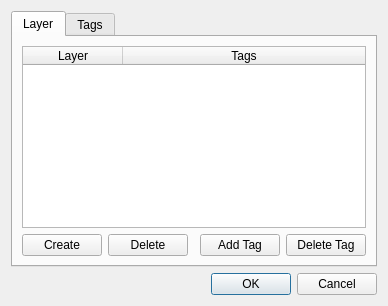
<?xml version="1.0" encoding="UTF-8"?>
<ui version="4.0">
 <class>LayerManager</class>
 <widget class="QDialog" name="LayerManager">
  <property name="geometry">
   <rect>
    <x>0</x>
    <y>0</y>
    <width>387</width>
    <height>306</height>
   </rect>
  </property>
  <property name="windowTitle">
   <string>MuseScore: Layer</string>
  </property>
  <layout class="QVBoxLayout" name="verticalLayout">
   <item>
    <widget class="QTabWidget" name="tabWidget">
     <property name="currentIndex">
      <number>0</number>
     </property>
     <widget class="QWidget" name="tab">
      <attribute name="title">
       <string>Layer</string>
      </attribute>
      <layout class="QGridLayout" name="gridLayout">
       <item row="1" column="0">
        <widget class="QPushButton" name="createButton">
         <property name="text">
          <string>Create</string>
         </property>
        </widget>
       </item>
       <item row="1" column="1">
        <widget class="QPushButton" name="deleteButton">
         <property name="text">
          <string>Delete</string>
         </property>
        </widget>
       </item>
       <item row="1" column="2">
        <spacer name="horizontalSpacer">
         <property name="orientation">
          <enum>Qt::Horizontal</enum>
         </property>
         <property name="sizeHint" stdset="0">
          <size>
           <width>40</width>
           <height>20</height>
          </size>
         </property>
        </spacer>
       </item>
       <item row="0" column="0" colspan="5">
        <widget class="QTableWidget" name="layers">
         <property name="selectionMode">
          <enum>QAbstractItemView::SingleSelection</enum>
         </property>
         <property name="selectionBehavior">
          <enum>QAbstractItemView::SelectRows</enum>
         </property>
         <property name="showGrid">
          <bool>false</bool>
         </property>
         <property name="cornerButtonEnabled">
          <bool>false</bool>
         </property>
         <attribute name="horizontalHeaderStretchLastSection">
          <bool>true</bool>
         </attribute>
         <attribute name="verticalHeaderVisible">
          <bool>false</bool>
         </attribute>
         <column>
          <property name="text">
           <string>Layer</string>
          </property>
         </column>
         <column>
          <property name="text">
           <string>Tags</string>
          </property>
         </column>
        </widget>
       </item>
       <item row="1" column="3">
        <widget class="QPushButton" name="addTagButton">
         <property name="text">
          <string>Add Tag</string>
         </property>
        </widget>
       </item>
       <item row="1" column="4">
        <widget class="QPushButton" name="deleteTagButton">
         <property name="text">
          <string>Delete Tag</string>
         </property>
        </widget>
       </item>
      </layout>
     </widget>
     <widget class="QWidget" name="tab_2">
      <attribute name="title">
       <string>Tags</string>
      </attribute>
      <layout class="QVBoxLayout" name="verticalLayout_2">
       <item>
        <widget class="QTableWidget" name="tags">
         <property name="selectionMode">
          <enum>QAbstractItemView::SingleSelection</enum>
         </property>
         <property name="selectionBehavior">
          <enum>QAbstractItemView::SelectRows</enum>
         </property>
         <property name="showGrid">
          <bool>false</bool>
         </property>
         <property name="cornerButtonEnabled">
          <bool>false</bool>
         </property>
         <attribute name="horizontalHeaderStretchLastSection">
          <bool>true</bool>
         </attribute>
         <row>
          <property name="text">
           <string>1</string>
          </property>
         </row>
         <row>
          <property name="text">
           <string>2</string>
          </property>
         </row>
         <row>
          <property name="text">
           <string>3</string>
          </property>
         </row>
         <row>
          <property name="text">
           <string>4</string>
          </property>
         </row>
         <row>
          <property name="text">
           <string>5</string>
          </property>
         </row>
         <row>
          <property name="text">
           <string>6</string>
          </property>
         </row>
         <row>
          <property name="text">
           <string>7</string>
          </property>
         </row>
         <row>
          <property name="text">
           <string>8</string>
          </property>
         </row>
         <row>
          <property name="text">
           <string>9</string>
          </property>
         </row>
         <row>
          <property name="text">
           <string>10</string>
          </property>
         </row>
         <row>
          <property name="text">
           <string>11</string>
          </property>
         </row>
         <row>
          <property name="text">
           <string>12</string>
          </property>
         </row>
         <row>
          <property name="text">
           <string>13</string>
          </property>
         </row>
         <row>
          <property name="text">
           <string>14</string>
          </property>
         </row>
         <row>
          <property name="text">
           <string>15</string>
          </property>
         </row>
         <row>
          <property name="text">
           <string>16</string>
          </property>
         </row>
         <row>
          <property name="text">
           <string>17</string>
          </property>
         </row>
         <row>
          <property name="text">
           <string>18</string>
          </property>
         </row>
         <row>
          <property name="text">
           <string>19</string>
          </property>
         </row>
         <row>
          <property name="text">
           <string>20</string>
          </property>
         </row>
         <row>
          <property name="text">
           <string>21</string>
          </property>
         </row>
         <row>
          <property name="text">
           <string>22</string>
          </property>
         </row>
         <row>
          <property name="text">
           <string>23</string>
          </property>
         </row>
         <row>
          <property name="text">
           <string>24</string>
          </property>
         </row>
         <row>
          <property name="text">
           <string>25</string>
          </property>
         </row>
         <row>
          <property name="text">
           <string>26</string>
          </property>
         </row>
         <row>
          <property name="text">
           <string>27</string>
          </property>
         </row>
         <row>
          <property name="text">
           <string>28</string>
          </property>
         </row>
         <row>
          <property name="text">
           <string>29</string>
          </property>
         </row>
         <row>
          <property name="text">
           <string>30</string>
          </property>
         </row>
         <row>
          <property name="text">
           <string>31</string>
          </property>
         </row>
         <column>
          <property name="text">
           <string>Tag</string>
          </property>
         </column>
         <column>
          <property name="text">
           <string>Description</string>
          </property>
         </column>
        </widget>
       </item>
      </layout>
     </widget>
    </widget>
   </item>
   <item>
    <widget class="QDialogButtonBox" name="buttonBox">
     <property name="orientation">
      <enum>Qt::Horizontal</enum>
     </property>
     <property name="standardButtons">
      <set>QDialogButtonBox::Cancel|QDialogButtonBox::Ok</set>
     </property>
    </widget>
   </item>
  </layout>
 </widget>
 <resources/>
 <connections>
  <connection>
   <sender>buttonBox</sender>
   <signal>accepted()</signal>
   <receiver>LayerManager</receiver>
   <slot>accept()</slot>
   <hints>
    <hint type="sourcelabel">
     <x>248</x>
     <y>254</y>
    </hint>
    <hint type="destinationlabel">
     <x>157</x>
     <y>274</y>
    </hint>
   </hints>
  </connection>
  <connection>
   <sender>buttonBox</sender>
   <signal>rejected()</signal>
   <receiver>LayerManager</receiver>
   <slot>reject()</slot>
   <hints>
    <hint type="sourcelabel">
     <x>316</x>
     <y>260</y>
    </hint>
    <hint type="destinationlabel">
     <x>286</x>
     <y>274</y>
    </hint>
   </hints>
  </connection>
 </connections>
</ui>
